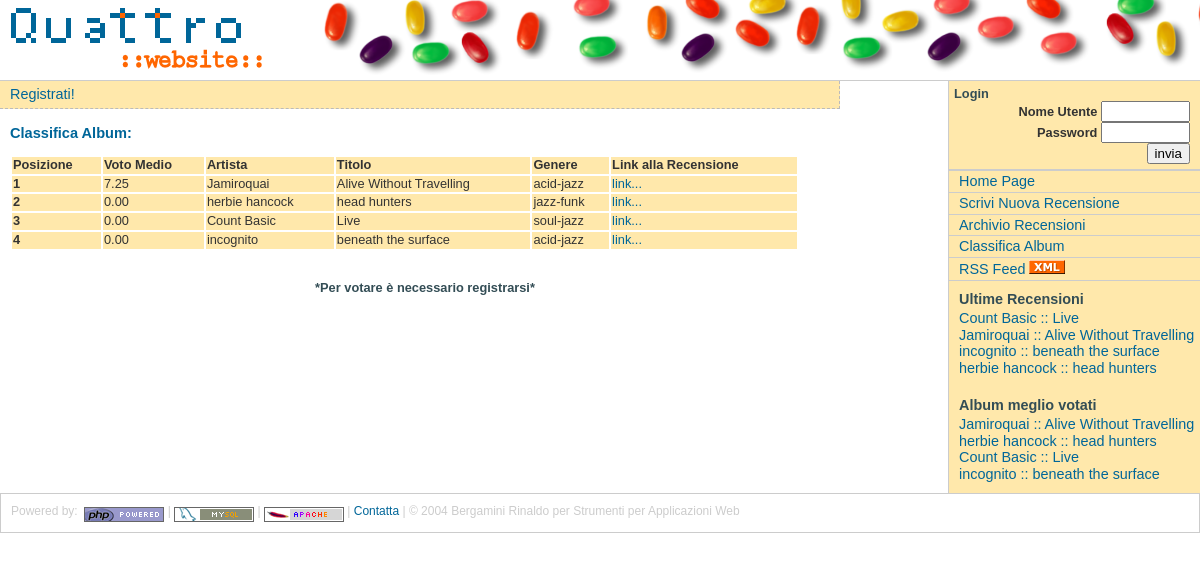
The app's page /ratings.php with its own data.
### tables this page shows
CREATE TABLE `recensioni` (
  `id` int(10) unsigned NOT NULL auto_increment,
  `user` varchar(8) NOT NULL default '',
  `artista` varchar(40) NOT NULL default '',
  `titolo` varchar(40) NOT NULL default '',
  `data` timestamp(6) NOT NULL,
  `anno` smallint(6) NOT NULL default '0',
  `img_url` varchar(200) default NULL,
  `testo` text NOT NULL,
  `genere` enum('vocal-jazz','swing-jazz','traditional-jazz','modal-jazz','jazz-funk','smooth-jazz','acid-jazz','soul-jazz','fusion','blues-jazz','free-jazz','standard-jazz','dancefloor-jazz','groove','caribbean-jazz','bossa-nova') NOT NULL default 'vocal-jazz',
  `avg` decimal(3,2) NOT NULL default '0.00',
  PRIMARY KEY  (`id`)
);

### ratings.php (the view, shortened to what this page needs)
<?php
include "header.php";
$sql="SELECT id,artista,titolo,genere,avg FROM `recensioni` ORDER BY avg DESC";
if (!$recensioni=mysql_query($sql, $conn)) die("Impossibile connettersi al db server!");
echo "<p></p><div class=\"feature\">
		<h2>Classifica Album:</h2><p></p>";
$nrighe = mysql_num_rows($recensioni);
echo "<table width=\"95%\" >";
echo "<tr><td><strong>Posizione</strong></td><td><strong>Voto Medio</strong></td><td><strong>Artista</strong></td><td><strong>Titolo</strong></td><td><strong>Genere</strong></td><td><strong>Link alla Recensione</strong></td></tr>";
for ($i=0;$i<$nrighe;$i++){
	echo "<tr>";
	$rec= mysql_fetch_array($recensioni);
	$k=$i+1;
	echo "<td><strong>".$k."</strong></td>";
	echo "<td>".$rec['avg']."</td>";
	echo "<td>".$rec['artista']."</td>";
	echo "<td>".$rec['titolo']."</td>";
	echo "<td>".$rec['genere']."</td>";
	echo "<td><a href=\"show_review.php?id_review=".$rec['id']."&".session_name()."=".session_id()."\">link...</a></td>";
	echo "</tr>";
}
echo "</table>";
echo "<h3>*Per votare &egrave; necessario registrarsi*</h3>";
echo "</div>";
include "navbar.php";
include "footer.php";
?>

### navbar.php (shortened to what this page needs)
<?php
echo "</div> ";
echo
"<div id=\"navBar\">
  <div id=\"login\">
    <form action=\"login.php\" method=\"POST\">
        <label>Login</label>
		  <b>Nome Utente </b>
              <input name=\"user\" type=\"text\" size=\"8\">
              <br>
          <b>Password </b>
              <input name=\"passwd\" type=\"password\" size=\"8\" maxlength=\"8\">
              <br>
              <input name=\"goButton\" type=\"submit\" value=\"invia\">
    </form>
  </div>
  <div id=\"sectionLinks\">
    <ul>";
printf("<li><a href=\"index.php?%s=%s\">Home Page</a></li>", session_name(), session_id());
printf("<li><a href=\"new_review.php?%s=%s\">Scrivi Nuova Recensione</a></li>", session_name(), session_id());
printf("<li><a href=\"arch.php?%s=%s\">Archivio Recensioni</a></li>", session_name(), session_id());
printf("<li><a href=\"ratings.php?%s=%s\">Classifica Album</a></li>", session_name(), session_id());
printf("<li><a href=\"rss.php\">RSS Feed <img src=\"images/xmlIcon.png\" border=\"0\"></a></li>");
echo"</ul>
  </div>";
$sql="SELECT id,artista,titolo FROM `recensioni` ORDER BY id DESC LIMIT 0,5";
if ($id_result=mysql_query($sql, $conn)){
echo"
  <div class=\"relatedLinks\">
    <h3>Ultime Recensioni </h3>
    <ul>";
$nrighe = mysql_num_rows($id_result);
for ($i=0;$i<$nrighe;$i++){
	$recensione = mysql_fetch_row($id_result);
		printf("<li><a href=\"show_review.php?id_review=%s&%s=%s\">%s :: %s</a></li>",$recensione[0],session_name(), session_id(),$recensione[1],$recensione[2]);
}
echo"
	</ul>
  </div>";
}
$sql="SELECT id,artista,titolo FROM `recensioni` ORDER BY avg DESC LIMIT 0,5";
if ($id_result=mysql_query($sql, $conn)){
echo"
  <div class=\"relatedLinks\">
    <h3>Album meglio votati</h3>
    <ul>";
$nrighe = mysql_num_rows($id_result);
for ($i=0;$i<$nrighe;$i++){
	$recensione = mysql_fetch_row($id_result);
		printf("<li><a href=\"show_review.php?id_review=%s&%s=%s\">%s :: %s</a></li>",$recensione[0],session_name(), session_id(),$recensione[1],$recensione[2]);
}
echo"    </ul>
  </div>";
}
echo "
</div>
";
?>

### quattro.css (style rules this page uses)
body { font-family: Arial,sans-serif; color: #333333; line-height: 1.166; margin: 0px; padding: 0px; }
a:link, a:visited, a:hover { color: #006699; text-decoration: none; }
h1, h2, h3, h4, h5, h6 { font-family: Arial,sans-serif; margin: 0px; padding: 0px; }
h2 { font-size: 114%; color: #006699; }
h3 { font-size: 100%; color: #334d55; }
ul { list-style-type: square; }
label { font: bold 100% Arial,sans-serif; color: #334d55; }
#navBar { margin: 0 0 0 79%; padding: 0px; background-color: #FFE8AB; border-left: 1px solid #ccc; border-bottom: 1px solid #ccc; }
.feature { padding: 0px 0px 10px 10px; font-size: 80%; }
.feature h3 { padding: 30px 0px 5px 0px; text-align: center; }
.feature td { background-color: #FFE8AB; }
#login { padding: 5px 10px 5px 5px; border-bottom: 1px solid #cccccc; font-size: 80%; text-align: right; }
#login form { margin: 0px; padding: 0px; }
#login label { text-align: left; display: block; margin: 0px; padding: 0px; }
#navBar ul a:link, #navBar ul a:visited { display: block; }
#navBar ul { list-style: none; margin: 0; padding: 0; }
#navBar li { border-bottom: 1px solid #EEE; }
html>body #navBar li { border-bottom: none; }
#sectionLinks { position: relative; margin: 0px; padding: 0px; border-bottom: 1px solid #cccccc; font-size: 90%; }
#sectionLinks a:link { padding: 2px 0px 2px 10px; border-top: 1px solid #cccccc; width: 100%; voice-family: "\" }
.relatedLinks { margin: 0px; padding: 0px 0px 10px 10px; font-size: 90%; }
.relatedLinks h3 { padding: 10px 0px 2px 0px; }

### records on screen
recensioni: k "1", avg "7.25", artista "Jamiroquai", titolo "Alive Without Travelling", genere "acid-jazz"
recensioni: k "2", avg "0.00", artista "herbie hancock", titolo "head hunters", genere "jazz-funk"
recensioni: k "3", avg "0.00", artista "Count Basic", titolo "Live", genere "soul-jazz"
recensioni: k "4", avg "0.00", artista "incognito", titolo "beneath the surface", genere "acid-jazz"
